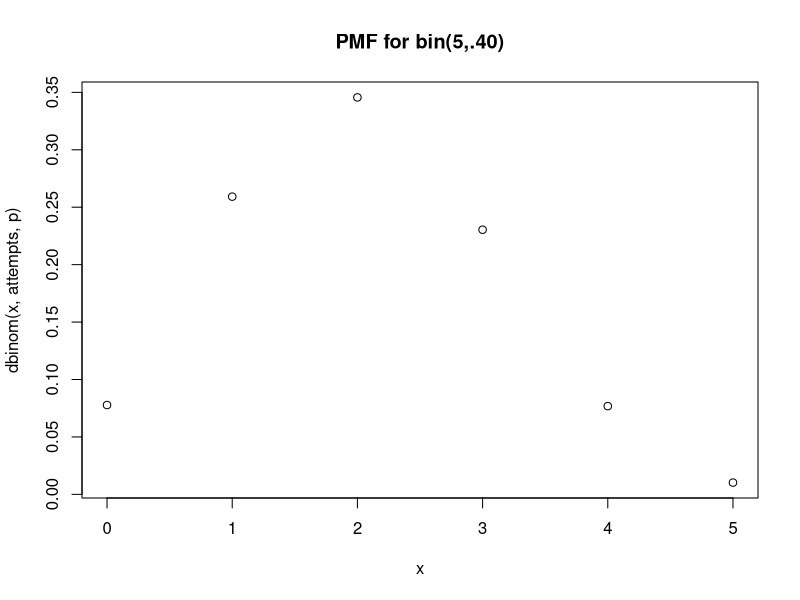
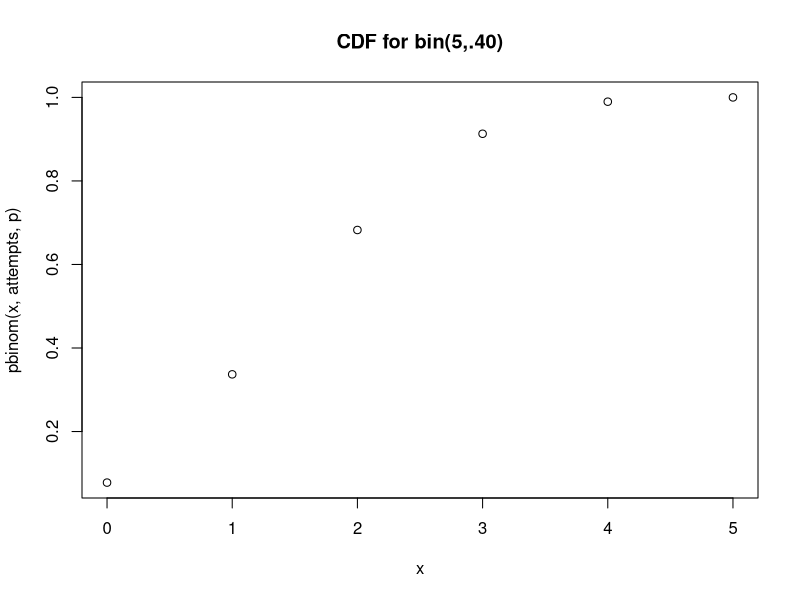
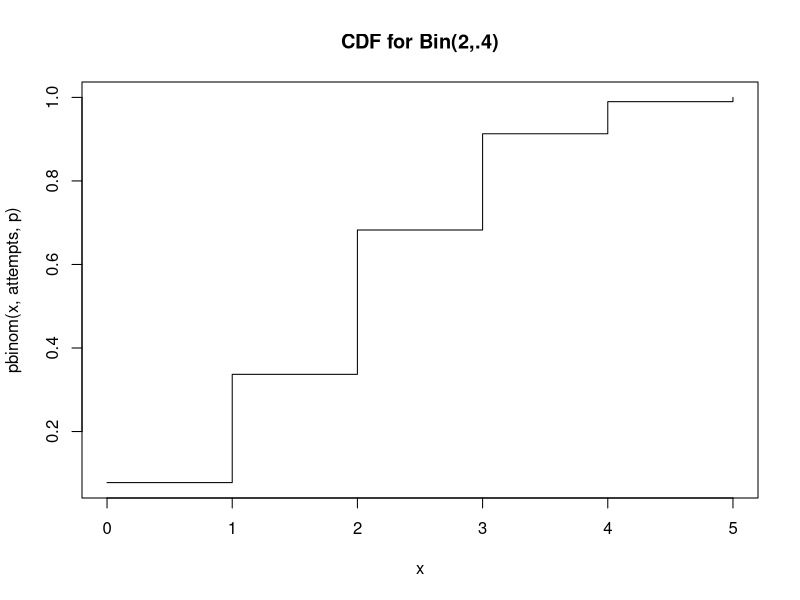
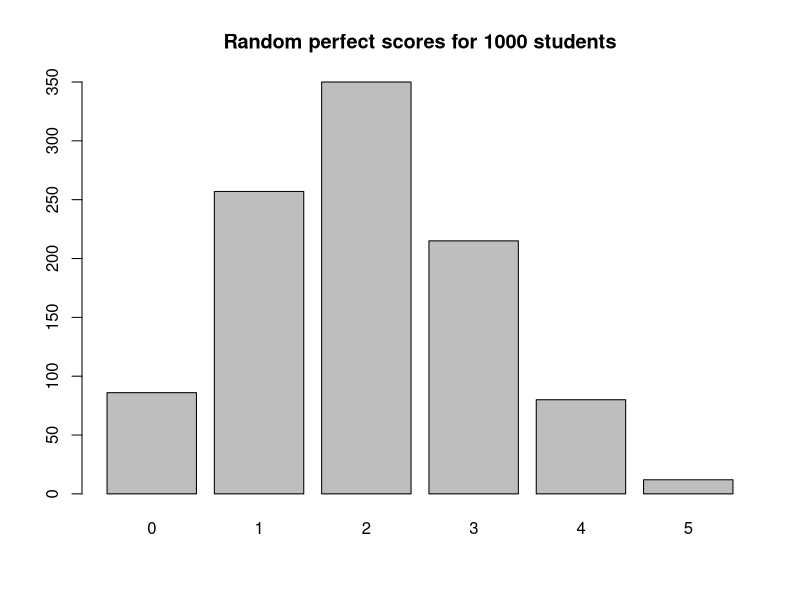
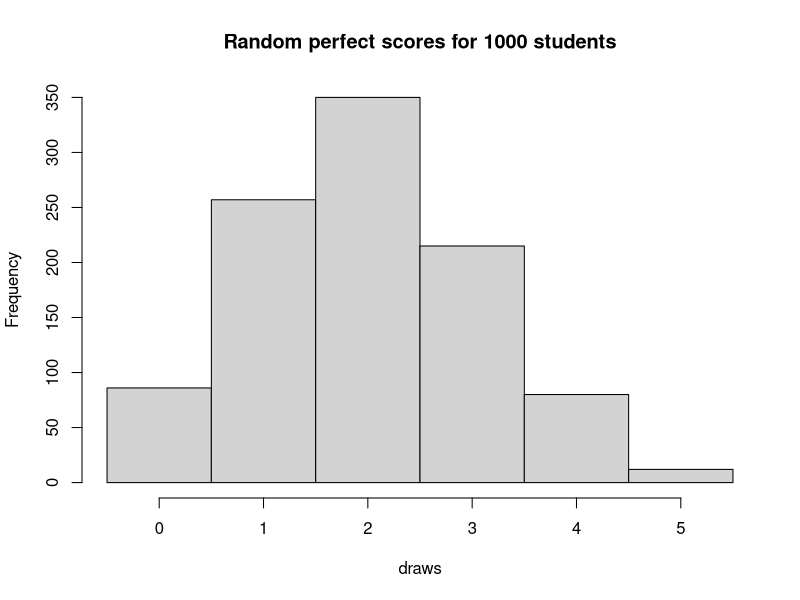
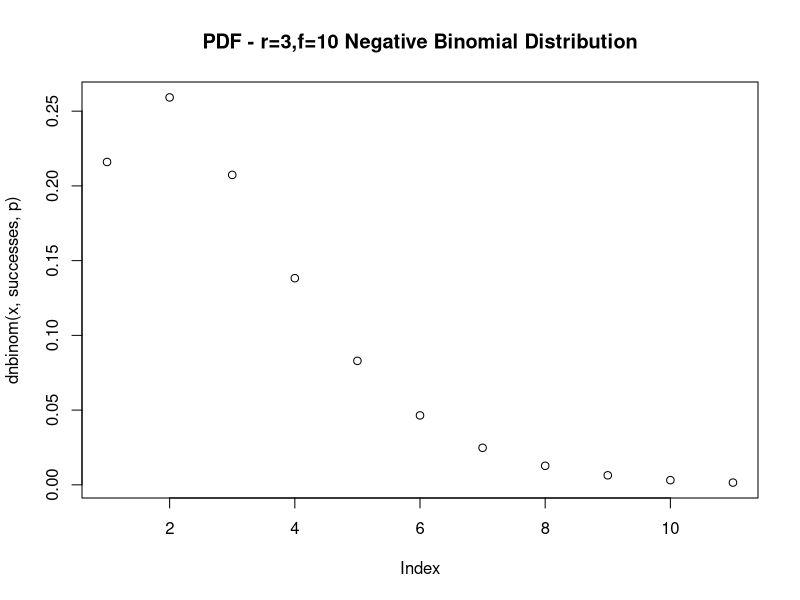
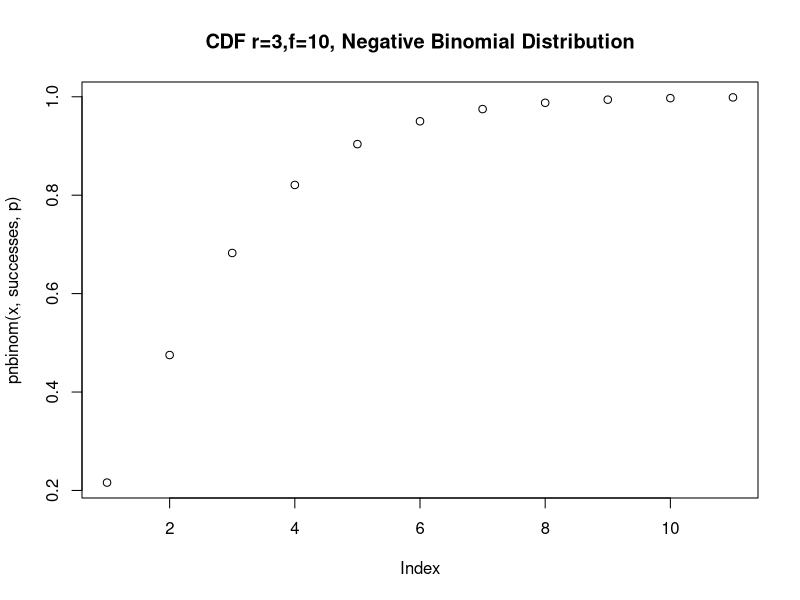
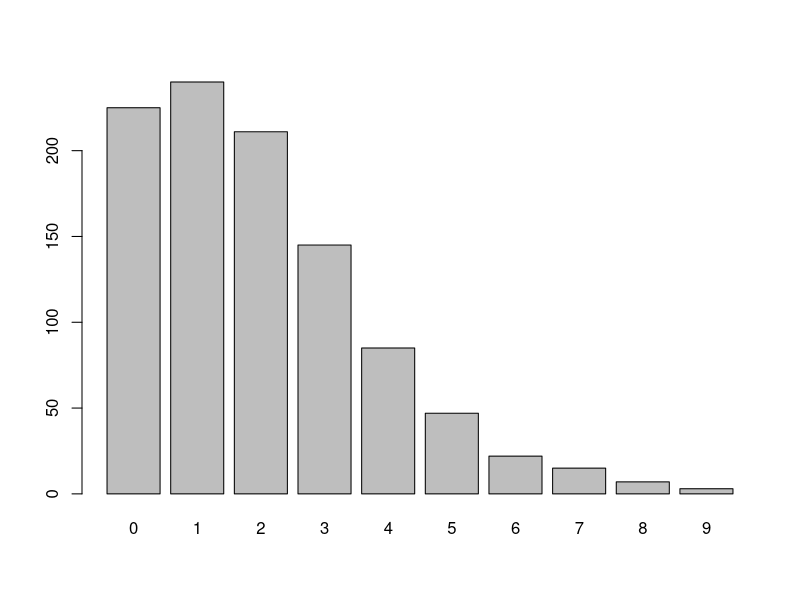

The R source for these figures, in order:
## ----eval=FALSE, include=FALSE---------------------------------------------------------------------------------------------
## library(prob)


## ----1a--------------------------------------------------------------------------------------------------------------------

# Probability of success
p <- .40
# number of attempts / trials
attempts <-5
# number of successes
successes <- 5

bi<-dbinom(successes,attempts,p)

# Probability Mass Function - shows the distribution of successes
x <- 0:attempts
paste('Probability of 5 perfect scores is',bi)
plot(x,dbinom(x,attempts,p),main = "PMF for bin(5,.40)")
plot(x,pbinom(x,attempts,p),main = "CDF for bin(5,.40)")



## ----1b--------------------------------------------------------------------------------------------------------------------
# Probability of success
p<- .40
# number of attempts / trials
attempts<-5
# number of successes
successes <- 2
bi2 <- dbinom(successes,attempts,p)

# Calculation by formula
# Equation: f(x) = {n x} p^x(1-p)^(n-x)
paste('Probability of exactly two perfect scores is ', bi2 )



## ----1bRed-----------------------------------------------------------------------------------------------------------------
# n = attempts 
n <- 5
# p = Probability
p<- .4
# number of attempts / trials
x<- 2

# Binomial manual Calculation
fx <- choose(n,x)* (p**x) * ((1-p)**(n-x))

paste("f(2) is ",fx)



## ----1c--------------------------------------------------------------------------------------------------------------------

# P(X > 1)  at least 2 successes
# Same as  1 - P(X <= 1)
# 1 - pbinom(1, size = n, prob = p)
# or
# sum(dbinom(2:n, size = n, prob = p))


# Probability of success
p<- .40
# number of attempts / trial
attempts<- 5

# number of successes
successes <- 1


cdf<-1- pbinom(successes,attempts,p)
# check
# sum(dbinom(2:n, size = n, prob = p))

paste("Probability of at least 2 perfect scores is ",cdf)
x<- 0:attempts
# CDF Plot
plot(x,pbinom(x,attempts,p),type = "s",main = "CDF for Bin(2,.4)")


## ----1d--------------------------------------------------------------------------------------------------------------------
# Probability of success
p<- .40
n<- 5
successes<- 5
# draw 1000 students
draws <- rbinom(1000,size = n, prob = p)
barplot(table(draws),main = "Random perfect scores for 1000 students")

br<- (0:(n+1)) - .5
hist(draws,br,main = "Random perfect scores for 1000 students")



## --------------------------------------------------------------------------------------------------------------------------




## ----2a--------------------------------------------------------------------------------------------------------------------
# Need 3 perfect scores - will max 10 fails before quitting.
# Probability
p<- .60
# Number of success as 'r'
successes<- 3
# number of failures
fails <- 10
# this is the negative binomial distribution. failures before a success.

# args are usually (success, attempts, prob) this time..fails 
(dnbinom(fails,successes,p))

x <- 0:fails
plot(dnbinom(x,successes,p),main = "PDF - r=3,f=10 Negative Binomial Distribution")

plot(pnbinom(x,successes,p),main = "CDF r=3,f=10, Negative Binomial Distribution")



## ----2b--------------------------------------------------------------------------------------------------------------------
successes <- 3
fails <- 4
p <- .6

dnb <- dnbinom(fails,successes,p)
paste('Probability of three perfect scores with 4 failures is',dnb)


## ----2ba-------------------------------------------------------------------------------------------------------------------
# cannot get the example neg binomial by hand using matrix mult 
# Left the args as r,x,p for a simplified choose equation

r <- 3 # successes
x <- 4 # fails
p <- .6
# f(4)
choose(6,2) * (.6**3) * ((1-.6)**4)
choose((r+x)-1,r-1) * (p**r)* ((1-p)**x)

#Check
#dnbinom(4,3,.6) == choose(6,2) * (.6**3) * ((1-p)**4)




## ----2c--------------------------------------------------------------------------------------------------------------------
# Apply the CDF here
# P(X <= 4)   at most 4 failures
r <- 3
fails <- 4
p <- .6
cd <- pnbinom(fails,r,p)
paste('Probability of 3 Perfect scores with at most 4 failures:',cd)


## ----2d--------------------------------------------------------------------------------------------------------------------
r <- 3
fails <- 4
p <- .6
x <- rnbinom(1000, size = r, prob = p)
barplot(table(x))



## ----3---------------------------------------------------------------------------------------------------------------------
M <- 60    # Of interest
N <- 40    # Not of interest
K <- 20    # Sample Size




## ----3a--------------------------------------------------------------------------------------------------------------------
M <- 60    # Of interest
N <- 40    # Not of interest
K <- 20    # Sample Size
dhyper(20, m = M, n = N, k = K)
pmf <-  dhyper(0:K,m=M,n=N,k=K)
pmf
plot(pmf)




## ----3b--------------------------------------------------------------------------------------------------------------------
# Review this portion - I don't know
M <- 60    # Of interest
N <- 40    # Not of interest
K <- 20    # Sample Size
phyper(10,m=M,n=N,k=K)
cdf <-  phyper(0:K,m=M,n=N,k=K)
cdf
plot(cdf)







## ----3ba-------------------------------------------------------------------------------------------------------------------
# P(X = 10)   10 questions of interest out of 20

a <- choose(M,10) * choose(N,10) / choose(M+N, 20)
paste("The probability that a student will have exactly 10 multiple choice quesions out of 20 is ",a)


## ----3c--------------------------------------------------------------------------------------------------------------------
# P(X > 2)   at least 3 faulty chips

1 - phyper(2, m = M, n = N, k = K)
# or
phyper(2, m = M, n = N, k = K, lower.tail = FALSE)



## ----3d--------------------------------------------------------------------------------------------------------------------
x <- rhyper(1000, m = M, n = N, k = K )
barplot(table(x),main = 'Hypergeometric')



## --------------------------------------------------------------------------------------------------------------------------
# On average 10 questions per day for prof
lmda <- 10


## ----4a--------------------------------------------------------------------------------------------------------------------
dp <- dpois(8,lambda = lmda)
paste("Probability of exactly 8 questions per day : ",dp)


## ----4b--------------------------------------------------------------------------------------------------------------------
pp <- ppois(8,lambda = lmda)
paste("Probability of at most 8 questions per day : ",pp)


## ----4c--------------------------------------------------------------------------------------------------------------------
pinc <- ppois(12,lambda = lmda) - ppois(5,lambda = lmda)
paste("Probability of 6-12 questions inclusive is : ",pinc)



## ----4d--------------------------------------------------------------------------------------------------------------------
pmf <-  dpois(0:20,lambda = lmda)
plot(0:20,pmf)


## ----4e--------------------------------------------------------------------------------------------------------------------
rpois(50, lambda = lmda)

x <- rpois(1000, lambda = lmda)                         
plot(table(x))
barplot(table(x))
boxplot(x)
paste("From looking at the box and bar plots you can infer that there are three high outliers, the average number of questions would be about 11 questions per day")



## --------------------------------------------------------------------------------------------------------------------------
# Ave day $100, standard dev. = $10
# Remember 68,95,99
mu <- 100
sigma <- 10



## ----5a--------------------------------------------------------------------------------------------------------------------
# Ave day $100, standard dev. = $10
# Remember 68,95,99
#x <- seq(0,200,1)
mu <- 100
sigma <- 10
x <- seq(mu-3*sigma,mu+3*sigma,.1)


pdf.1 <- dnorm(x,mu,sigma)
plot(x,pdf.1,type = "l",col="red")
     axis(side = 1, at = c(mu-3*sigma,mu-2*sigma,mu-sigma,mu,mu+sigma,mu+2*sigma,mu+3*sigma), 
      labels = TRUE) 



## ----5b--------------------------------------------------------------------------------------------------------------------
mu <- 100
sigma <- 10

# Chance of spending more than $120  so this should be 100 + 2 sigma
# upper bound
ub <- 1- pnorm(mu + 2*sigma, mu ,sigma)

paste("Chance of someone spending more than $120 is ", ub)


## ----5c--------------------------------------------------------------------------------------------------------------------
mu <- 100
sigma <- 10
# Spending between 80 and 90 dollars
b <- pnorm(90,mu,sigma) - pnorm(80,mu,sigma)
paste("Probability of someone spending between $80 and 90$ is ",b)


## ----5d--------------------------------------------------------------------------------------------------------------------
mu <- 100
sigma <- 10

# Spending between 1 STD, 2 STD and 3 STD
# should be roughly 68, 95 and 99
std3 <- pnorm(mu + 3*sigma, mean = mu, sd = sigma) -
 pnorm(mu - 3*sigma, mean = mu, sd = sigma)
paste("Chance of spending with 3 STD: ",std3)
 
std2 <- pnorm(mu + 2*sigma, mean = mu, sd = sigma) -
 pnorm(mu - 2*sigma, mean = mu, sd = sigma)
paste("Chance of spending with 2 STD: ",std2)

std1 <- pnorm(mu + sigma, mean = mu, sd = sigma) -
 pnorm(mu - sigma, mean = mu, sd = sigma)
paste("Chance of spending with 1 STD: ",std1)


#100* (pnorm(c(1,2,3)) - pnorm(c(-1,-2,-3)))



## ----5e--------------------------------------------------------------------------------------------------------------------
# ? took a while to figure this .
#todo format for $
upperLimit <- qnorm(.90,100,10)
lowerLimit <- qnorm(.10,100,10)
paste("The middle 90% of the money will be spent between $",lowerLimit," and $",upperLimit)



## ----5f--------------------------------------------------------------------------------------------------------------------
sp <- qnorm(.95,mean=100,sd=10)
# todo: format for $
paste("The minimum you must spend to get a shirt is $",sp)


## ----5g--------------------------------------------------------------------------------------------------------------------
y <- rnorm(10000, mean = 100, sd = 10)
y <- round(y)
#table(y)
plot(table(y), type="h")

